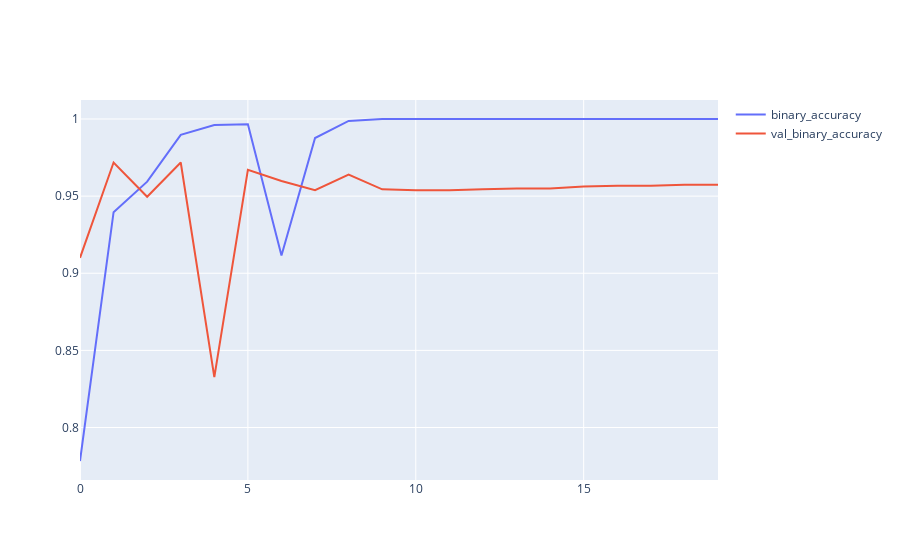

Notebook source saved alongside this figure:
### Code cell
fig = go.Figure()
fig.add_trace(go.Scatter(y=simpleRNN_history["binary_accuracy"],
                    mode='lines',
                    name='binary_accuracy'))
fig.add_trace(go.Scatter(y=simpleRNN_history["val_binary_accuracy"],
                    mode='lines',
                    name='val_binary_accuracy'))
fig.show()

### Figure 1 — Plotly figure (JSON) as saved in the notebook; plotly's stock layout.template omitted (floating-point values rounded to 4 significant figures)
{"data": [{"mode": "lines", "name": "binary_accuracy", "type": "scatter", "y": [0.7783, 0.9396, 0.9594, 0.9897, 0.9961, 0.9967, 0.9115, 0.9877, 0.9987, 1, 1, 1, 1, 1, 1, 1, 1, 1, 1, 1]}, {"mode": "lines", "name": "val_binary_accuracy", "type": "scatter", "y": [0.91, 0.9718, 0.9496, 0.9718, 0.8326, 0.967, 0.9598, 0.9538, 0.964, 0.9544, 0.9538, 0.9538, 0.9544, 0.955, 0.955, 0.9562, 0.9568, 0.9568, 0.9574, 0.9574]}], "layout": {}}
